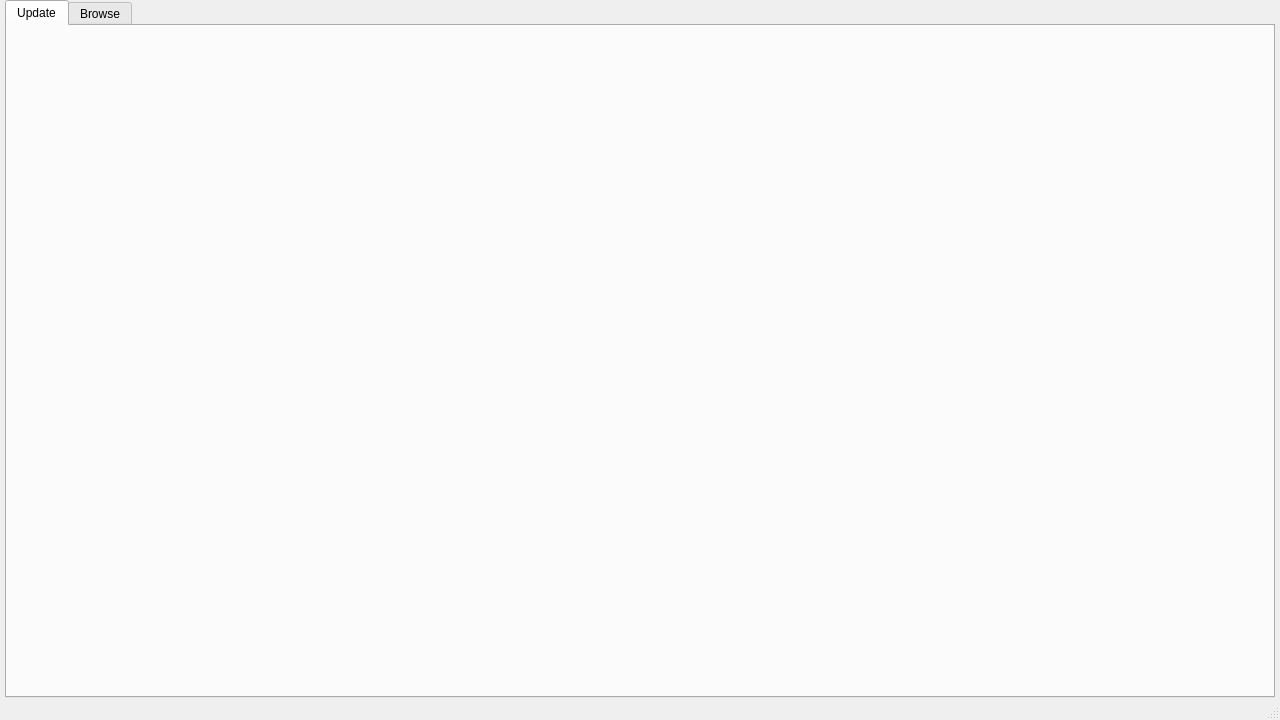
<?xml version="1.0" encoding="UTF-8"?>
<ui version="4.0">
 <class>MainWindow</class>
 <widget class="QMainWindow" name="MainWindow">
  <property name="geometry">
   <rect>
    <x>0</x>
    <y>0</y>
    <width>1280</width>
    <height>720</height>
   </rect>
  </property>
  <property name="minimumSize">
   <size>
    <width>640</width>
    <height>480</height>
   </size>
  </property>
  <property name="windowTitle">
   <string>Tracker</string>
  </property>
  <property name="windowIcon">
   <iconset resource="../../../../resources/resources.qrc">
    <normaloff>:/icons/icons/icon.ico</normaloff>:/icons/icons/icon.ico</iconset>
  </property>
  <widget class="QWidget" name="centralwidget">
   <layout class="QHBoxLayout" name="horizontalLayout_2" stretch="0">
    <property name="spacing">
     <number>5</number>
    </property>
    <property name="leftMargin">
     <number>5</number>
    </property>
    <property name="topMargin">
     <number>0</number>
    </property>
    <property name="rightMargin">
     <number>5</number>
    </property>
    <property name="bottomMargin">
     <number>0</number>
    </property>
    <item>
     <widget class="QTabWidget" name="tabWidget">
      <property name="currentIndex">
       <number>0</number>
      </property>
      <widget class="UpdatePage" name="updatePage">
       <attribute name="title">
        <string>Update</string>
       </attribute>
      </widget>
      <widget class="BrowsePage" name="browsePage">
       <attribute name="title">
        <string>Browse</string>
       </attribute>
      </widget>
     </widget>
    </item>
   </layout>
  </widget>
  <widget class="QStatusBar" name="statusBar"/>
 </widget>
 <customwidgets>
  <customwidget>
   <class>UpdatePage</class>
   <extends>QWidget</extends>
   <header>UpdatePage/UpdatePage.h</header>
   <container>1</container>
  </customwidget>
  <customwidget>
   <class>BrowsePage</class>
   <extends>QWidget</extends>
   <header>BrowsePage/BrowsePage.h</header>
   <container>1</container>
  </customwidget>
 </customwidgets>
 <tabstops>
  <tabstop>tabWidget</tabstop>
 </tabstops>
 <resources>
  <include location="../../../../resources/resources.qrc"/>
 </resources>
 <connections/>
</ui>
